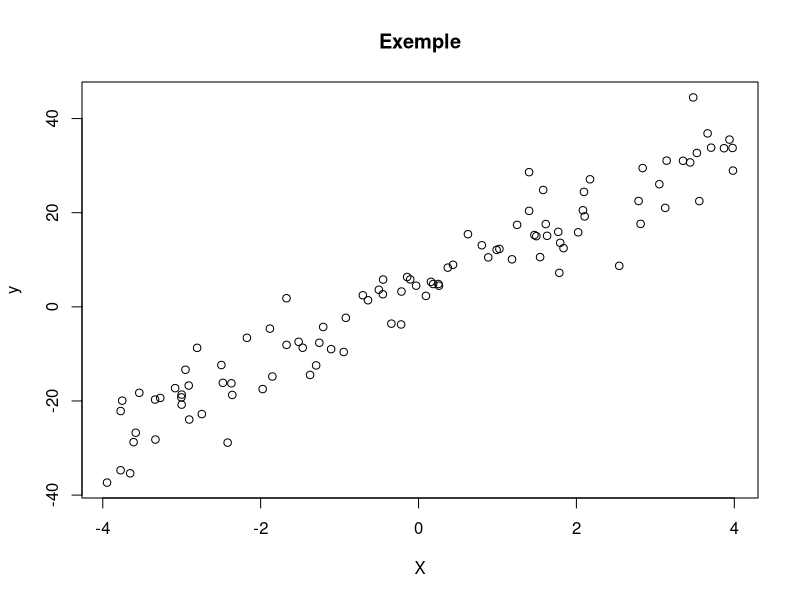
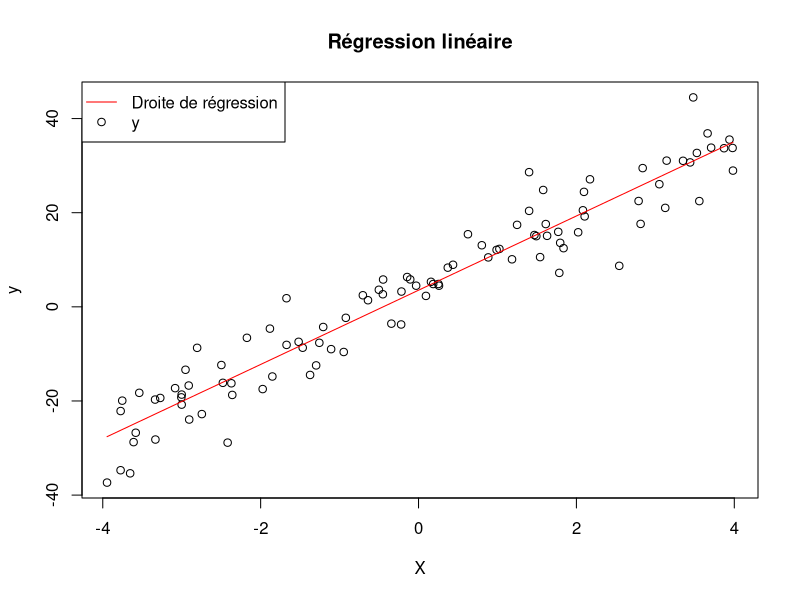
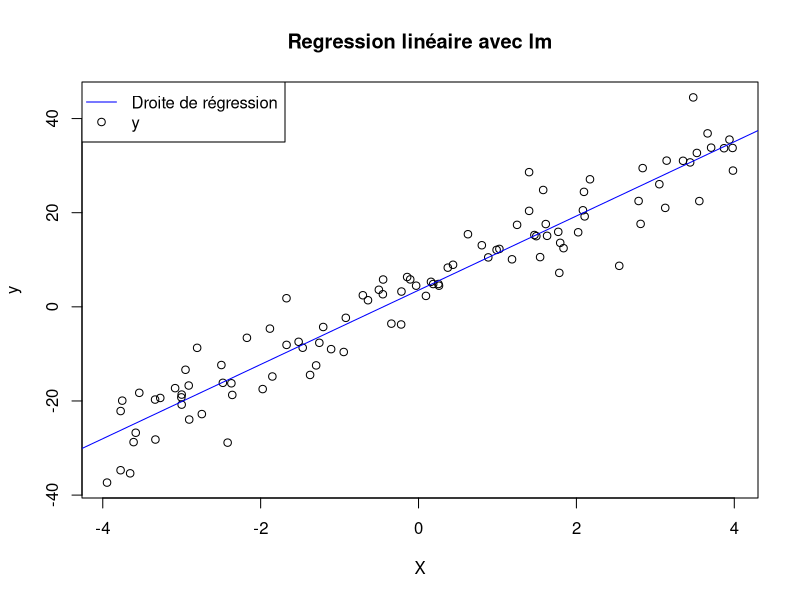
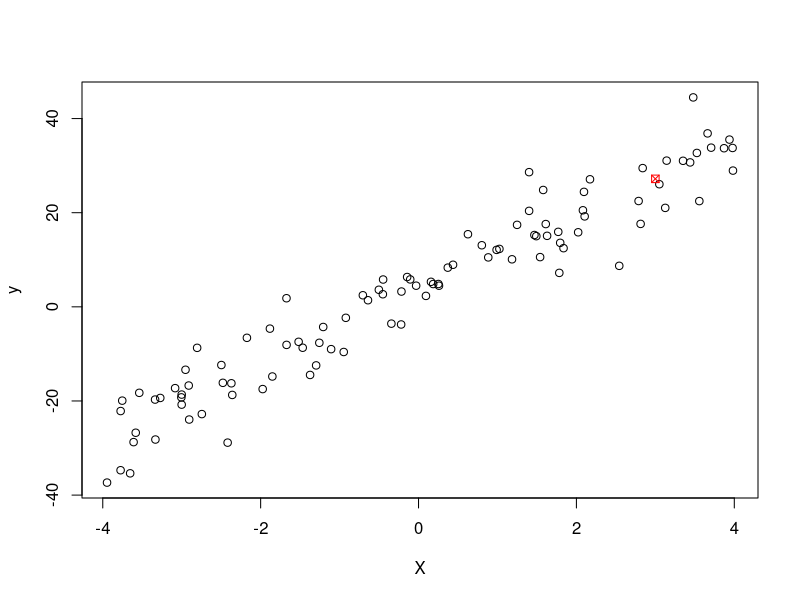
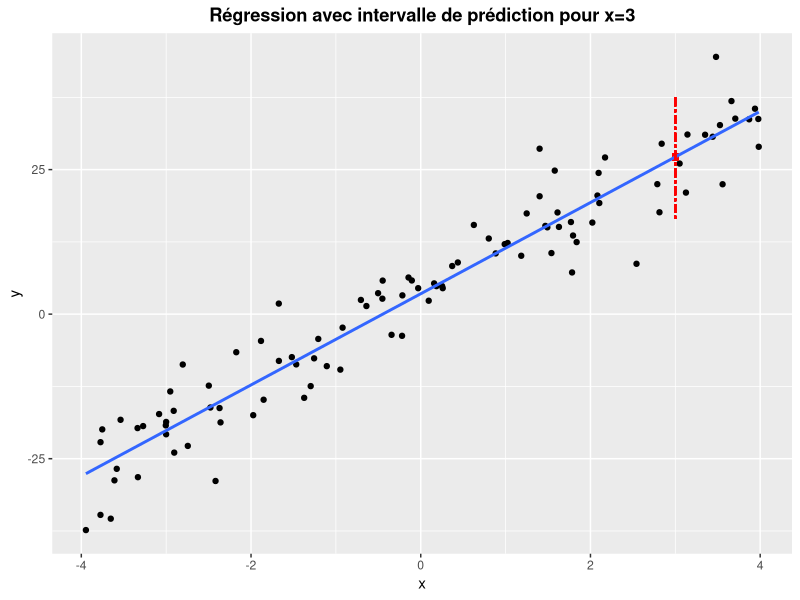
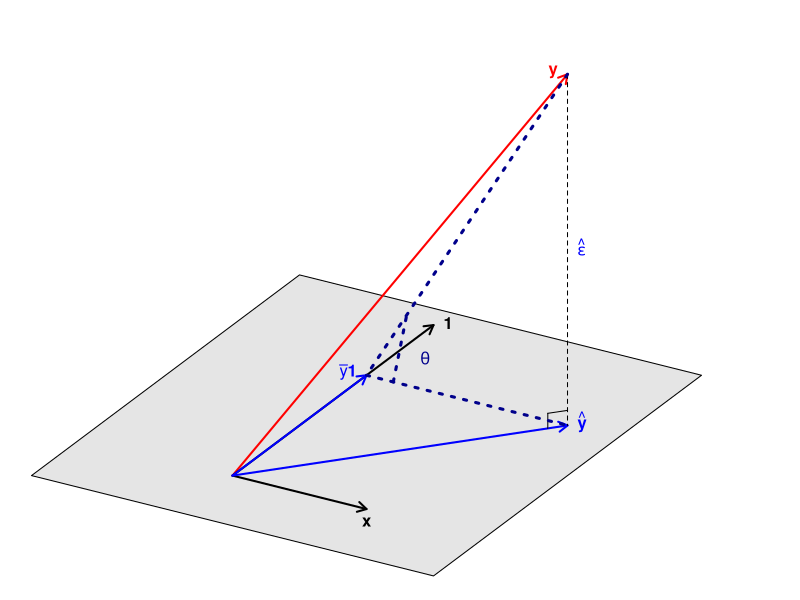

The R source for these figures, in order:
## ---- chunk 1
knitr::opts_chunk$set(echo = TRUE)
## ---- chunk 2
n <- 100
beta_1 <- 4
beta_2 <- 8
X <- runif(n, -4, 4)
eps <- rnorm(n, 0, 5)
y <- beta_1 + beta_2*X + eps
plot(X, y, type='p', main='Exemple')
## ---- chunk 3
# On utilise pour cet exemple les données de la partie précédente
S_X <- sum((X-mean(X))^2)
S_XY <- sum((X-mean(X))*y)
h_beta2 <- S_XY/S_X
h_beta1 <- mean(y)-h_beta2*mean(X)
plot(X,y, main ="Régression linéaire")
points(X,h_beta1+h_beta2*X,type='l',col='red')
legend("topleft",legend = c("Droite de régression", "y"), col = c("red", "black"),
       lty = c(1,0), pch = c(-1,1))
## ---- chunk 4
model <- lm(y~X)
plot(X,y, main='Regression linéaire avec lm')
abline(model, col='blue')
legend("topleft",legend = c("Droite de régression", "y"), col = c("blue", "black"),
       lty = c(1,0), pch = c(-1,1))
## ---- chunk 5
print(c(h_beta1,model$coefficients[1]))
print(c(h_beta2,model$coefficients[2]))
## ---- chunk 6
new <- data.frame(X = 3)
P <- predict(model, new, interval='none')
print(P)
plot(X,y)
points(new$X,P,pch = 7, col='red')
## ---- chunk 7
new <- data.frame(X = 3)
P <- predict(model, new, interval='prediction', level = 0.95)
print(P)

library(ggplot2)
data <- data.frame(y=y, x=X)

ggplot(data=data,aes(x=x, y=y))+
  geom_point()+
  geom_point(aes(x=3, y=P[1]), shape=7, col='red')+
  geom_smooth(method='lm', se=F)+
  geom_segment(aes(x=3, y=P[2], xend=3, yend=P[3]), 
               color='red', linetype="twodash", show.legend=TRUE)+
  labs(title="Régression avec intervalle de prédiction pour x=3")+
  scale_linetype_manual("", values=c("Intervalle de prédiction"=2))+
  theme(plot.title=element_text(hjust=0.5, face="bold"))
## ---- chunk 8
par(mar = c(0, 0, 0, 0) + 0.1)
plot.new()
plot.window(c(0, 1.1), c(0, 1.1))
polygon(x = c(0, 0.6, 1, 0.4), y = c(0.2, 0, 0.4, 0.6), col = "gray90")
or <- c(0.3, 0.2)
ybaronev <- c(0.5, 0.4)
yv <- c(0.8, 1.0)
xv <- c(0.5, 0.1 + 0.1/3)
betaxv <- c(0.6, 0.1)
onev <- c(0.6, 0.5)
betaonev <- c(0.5, 0.4)
# ybaronev <- c(0.7, 0.2)
yhatv <- c(0.8, 0.3)
# Y
arrows(x0 = or[1], y0 = or[2], x1 = yv[1], y1 = yv[2],
       length = 0.1, col = "red", lwd = 2)
text(yv[1], yv[2], labels = expression(bold(y)), col = "red", pos = 2)
# X
arrows(x0 = or[1], y0 = or[2], x1 = xv[1], y1 = xv[2],
       length = 0.1, col = "black", lwd = 2)
text(xv[1], xv[2], labels = expression(bold(x)), col = "black", pos = 1)
# one
arrows(x0 = or[1], y0 = or[2], x1 = onev[1], y1 = onev[2],
       length = 0.1, col = "black", lwd = 2)
text(onev[1], onev[2], labels = expression(bold("1")), col = "black", pos = 4)
# yhat
arrows(x0 = or[1], y0 = or[2], x1 = yhatv[1], y1 = yhatv[2],
       length = 0.1, col = "blue", lwd = 2)
text(yhatv[1], yhatv[2],
     labels = expression(hat(bold(y))),
     col = "blue", pos = 4)
# y - yhat
segments(x0 = yv[1], y0 = yv[2], x1 = yhatv[1], y1 = yhatv[2],
         col = "black", lwd = 1, lty = 2)
st <- 0.03
segments(x0 = yhatv[1], y0 = yhatv[2] + st,
         x1 = yhatv[1] - st*5/sqrt(26), y1 = yhatv[2] + st - st/sqrt(26),
         col = "black", lwd = 1)
segments(x0 = yhatv[1] - st*5/sqrt(26), y0 = yhatv[2] - st/sqrt(26),
         x1 = yhatv[1] - st*5/sqrt(26), y1 = yhatv[2] + st - st/sqrt(26),
         col = "black", lwd = 1)
# hat epsilon
text((yv[1] + yhatv[1])/2, (yv[2] + yhatv[2])/2,
     labels = expression(hat(bold(epsilon))), col = "blue", pos = 4)
# beta x
# segments(x0 = betaonev[1], y0 = betaonev[2], x1 = yhatv[1], y1 = yhatv[2],
         # col = "blue", lwd = 1)
# text((betaonev[1] + yhatv[1])/2, (betaonev[2] + yhatv[2])/2,
     # labels = expression(paste(hat(beta)[1], bold(x))), col = "blue", pos = 3)
# beta one
arrows(x0 = or[1], y0 = or[2], x1 = ybaronev[1], y1 = ybaronev[2],
       length = 0.1, col = "blue", lwd = 2)
text(ybaronev[1], ybaronev[2],
     labels = expression(paste(bar(y), bold("1"))), col = "blue", pos = 2)
# theta
segments(x0 = yv[1], y0 = yv[2], x1 = ybaronev[1], y1 = ybaronev[2],
         col = "darkblue", lwd = 3, lty = 3)
segments(x0 = ybaronev[1], y0 = ybaronev[2], x1 = yhatv[1], y1 = yhatv[2],
         col = "darkblue", lwd = 3, lty = 3)
segments(x0 = ybaronev[1] + (xv[1] - or[1])/5, y0 = ybaronev[2] + (xv[2] - or[2])/5,
         x1 =  ybaronev[1] + (yv[1] - ybaronev[1])/5, y1 = ybaronev[2] + (yv[2] - ybaronev[2])/5,
         col = "darkblue", lwd = 3, lty = 3)
text(0.61, 0.43,
     labels = expression(bold(theta)), col = "darkblue", pos = 2)
## ---- chunk 9
summary(model)
